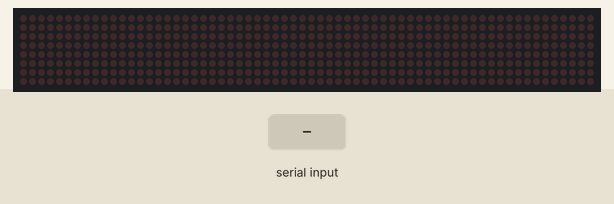
This sketch was run on a simulated Arduino Uno, built with avr-gcc and run on an emulated ATmega328P. On the bench: 64×8 LED matrix. The test bench sets the inputs (shaded band).

Above: at 1.2 s.
1.3 s: "1" received over Serial
At 3.2 s:
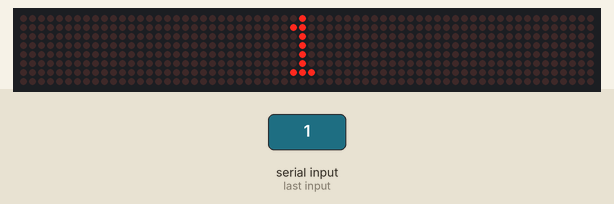
3.8 s: "0" received over Serial
At 5.2 s:
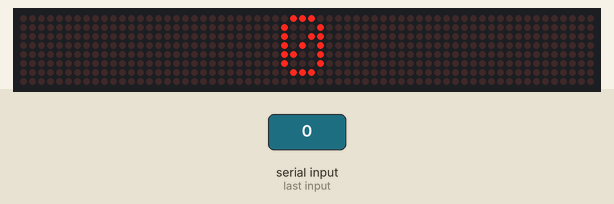
6.3 s: "2" received over Serial
At 8.2 s:
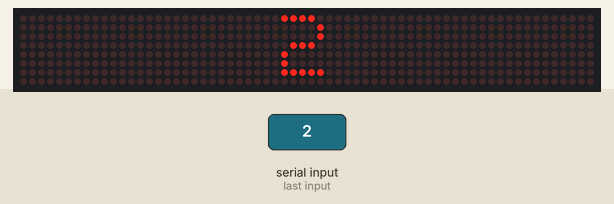
Timing chart, 0 to 9.7 s (numbered marks = the images above; inputs shaded):
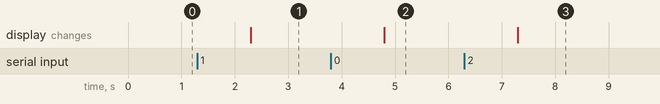

Measured:
- after the input at 1.3 s, the display: changes after 1.0 s (image 1)
- after the input at 3.8 s, the display: changes after 1.0 s (image 2)
- after the input at 6.3 s, the display: changes after 1.0 s (image 3)

The sketch:

IIDXTicker.ino
```cpp
/*
  IIDXTicker
*/

#include <Arduino.h>
#include <MD_Parola.h>

/* Display settings */
uint8_t MD_SIZE = 8;                        //Number of displays
uint8_t MD_DATA = 14;                       //DATA pin
uint8_t MD_CLK = 9;                         //CLK PIN
uint8_t MD_CS = 10;                         //CS PIN
uint8_t MD_Intensity = 0;                   //Display instensity (Min: 0 Max: 15)

/* Serial */
#define BAUD 115200                         //Serial baud

/* IIDXTicker buffer */
byte _receivedBytes[10];

/*  */
MD_Parola MAX = MD_Parola(MD_DATA, MD_CLK, MD_CS, MD_SIZE);

void setup() {
  // Serial baud
  Serial.begin(BAUD);

  // Initialize MD_Parola
  MAX.begin();

  // Set display intensity
  MAX.setIntensity(MD_Intensity);
}

void loop() {
  // Run service
  if (MAX.displayAnimate()) {
    if (Serial.available() > 0) {
      // IIDXTicker is running...
      Serial.readBytes(_receivedBytes, 9);
      MAX.displayText((char*)_receivedBytes, PA_CENTER, 0, 0, PA_PRINT, PA_NO_EFFECT);
    } else {
      // Clear buffer
      memset(_receivedBytes, 0, sizeof(_receivedBytes));
    }
  }
}
```
